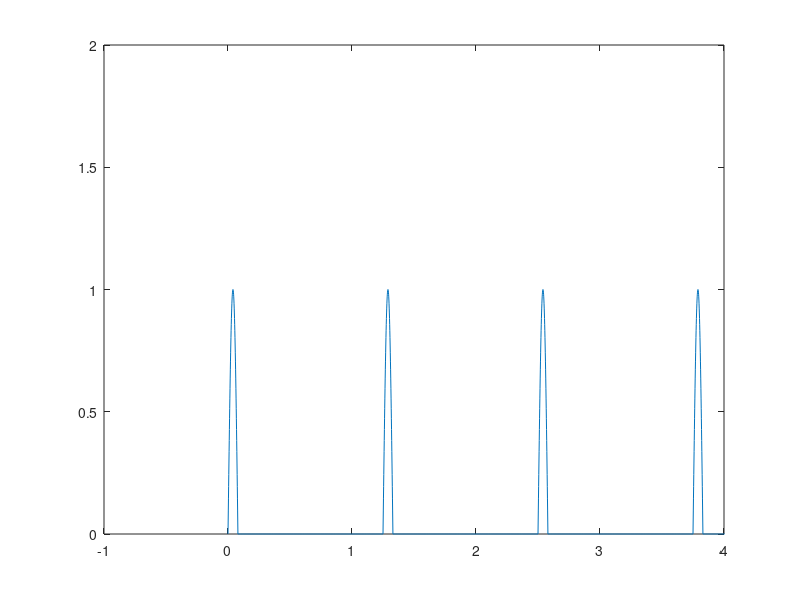
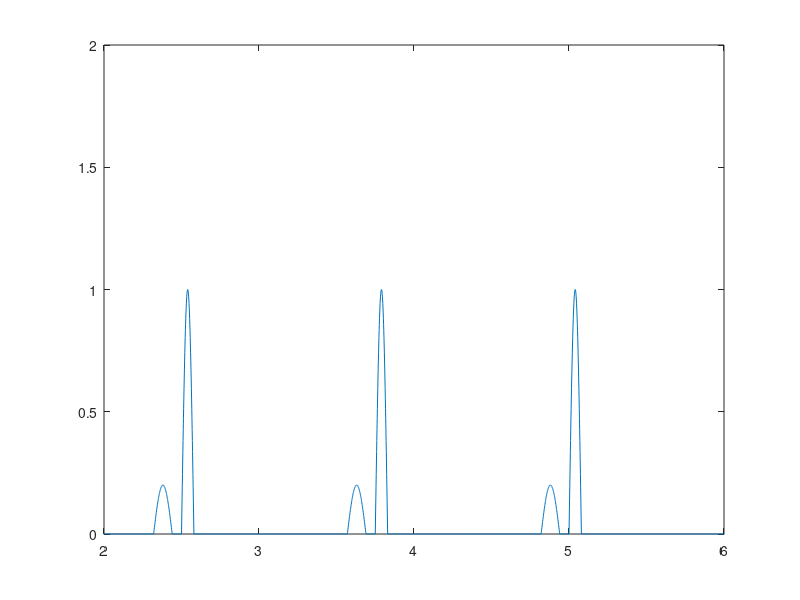
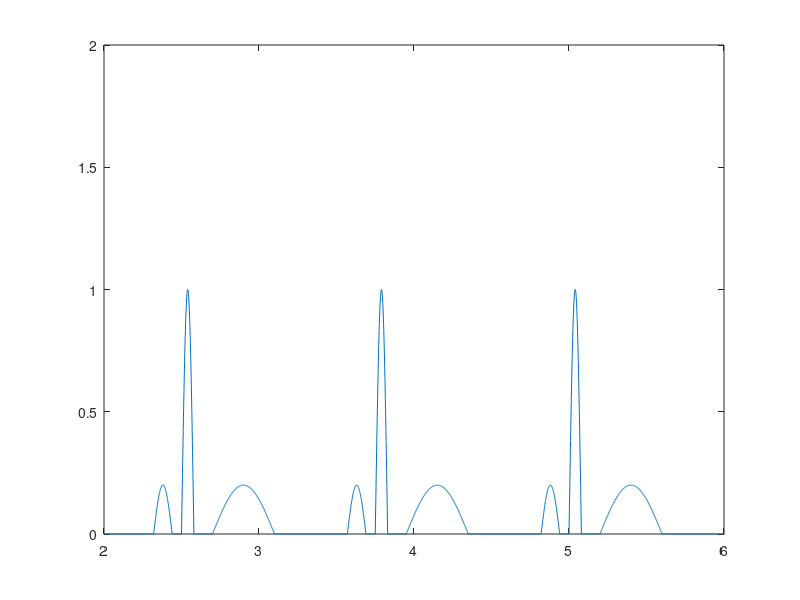
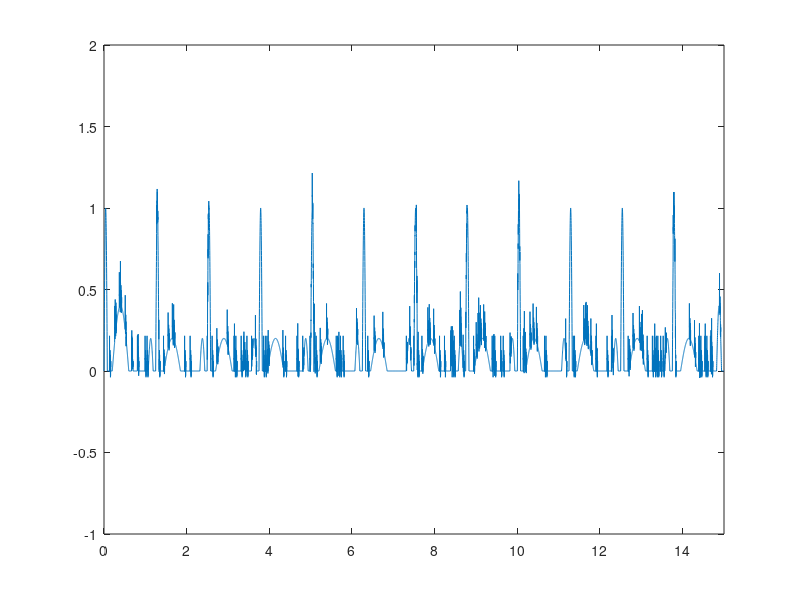

These charts were generated, in order, by the following MATLAB code: (Note: this script raises an error after producing the figures.)
%% Filter 50/60 Hz signal from ECG simulated data
% This script demonstrate how to filter a noisy ECG signal. Over the simulated ECG signal is added baseline noise, white noise and power line hum.
% The filtering method is shown bellow:
%
% <<D:\Facultate\VUB_sem1\Video,Image,Coding Systems\mini-project\Matlab\html\diagram_filter.jpg>>
%
% There are proposed three filtering methods: using a LMS filter with 2
% taps, with 4 taps and a filter with N taps.
% This raport was generated using Matlab publish function.

clear
close all
%% User controlled variables
% This section includes all the user variables. 

LPF_cutoff = 25; %ECG signal band => between 10 Hz and 25 Hz
HPF_cutoff = 1; % Baseline wander frequency is lower than 1Hz. Can be higher in special conditions (running)
LMS_conv = 0.009; % LMS convergence variable



%%
% *Baseline noise* is the short time variation of the baseline from a straight 
% line caused by electric signal fluctuations, lamp instability, temperature fluctuations and other factors.
%%
% *White noise* is a random signal having equal intensity at different frequencies, giving it a constant power spectral density.
%%
% An oscillating voltage in a conductor generates a magnetic field that will induce a small oscillating voltage in 
% nearby conductors, and this is how *electrical noise* in the environment shows up in the EEG.
% AC line current consists of sinusoidal oscillations at either 50 Hz or 60 Hz

%%
% Noise amplitudes for white noise, power line hum noise and baseline noise are
% defined bellow:
%
Noise_amplitude = 0.005; 
Mains_interference_amplitude = 8;
Baseline_wander_amplitude = 1;


f_baseline = 0.2; % baseline noise frequency
f_interference = 50; % power line frequency

%%
% The sampling rate has to be wisely chosen in order to obtain an exactly 90 degree
% phase shift for the reference signal.
%%
% *Example*
%%
% Fs=50*16 = 800 hz = 1.25 ms
% 50 hz -> 20ms => 20/1.25 = 16 samples/cycle => 16/4 = 4 -> 4 samples
% represents 90 degree phase shift
Fs = 50 * 16;  %sample rate
dt=1/Fs;
t=0:dt:15;
%%
% The reference 50/60 Hz signal is defined bellow:
ref = sin(2*pi*f_interference*t);

%%
% The European grid ranges from Portugal over Poland to Turkey. 
% It is fed with alternating current, which has a frequency of *approximately* 50.0 Hz
% In the following picture the maximum allowed frequency offset is presented.
%
% <<D:\Facultate\VUB_sem1\Video,Image,Coding Systems\mini-project\Matlab\html\frequenztabelle_05.png>>
%

%% 
% The interference noise is created as shown bellow. It contains the mains
% 50/60 Hz signal with an offset as mentioned previously. If the h variable
% is set to 1 the interference noise will also include the third harmonic
% of the 50/60 Hz signal.

h = 0;
f_offset1 = 0.0; % The maximum value should be +/- 0.2 Hz
f_offset2 = 0.0; % The maximum value should be +/- 0.2 Hz
interference_noise = Mains_interference_amplitude * sin (2*pi*(f_interference-f_offset1)*t) + ...
                     h * Mains_interference_amplitude * 0.2 *sin(2*pi*(3*f_interference-f_offset2)*t);

%% Create ECG simulated signal
% The ECG signal is simulated using according to the following picture:
%
% <<D:\Facultate\VUB_sem1\Video,Image,Coding Systems\mini-project\Matlab\html\ECG_timing.PNG>>
% 
%%
% P-R interval = 0.12 - 0.20 sec (3 - 5 small squares)
%%
% QRS width = 0.08 - 0.12 sec (2 - 3 small squares)
%%
% Q-T interval = 0.35 - 0.43 sec

Hearth_rate = 75;
ECG_period = Hearth_rate/60;
QRS_complex_duration = 0.08; % QRS complex duration is between 0.08 - 0.12 seconds
PR_duration = 0.12;  % PR duration is between 0.12 -0.20 seconds
QT_duration = 0.40; % QT duration is between 0.35 - 0.43 seconds

%%
% *Create QRS complex shape*
QRS_t = 0:dt:QRS_complex_duration;
QRS_f = 1/QRS_complex_duration;
QRS_waveform = sin(2*pi*QRS_f/2*QRS_t).*(QRS_t<=QRS_complex_duration);

%%
% *Create PR interval shape*
PR_t = 0:dt:PR_duration;
PR_f = 1/PR_duration;
PR_waveform = 0.2*sin(2*pi*PR_f/2*PR_t).*(PR_t<=PR_duration);

%%
% *Create QT interval shape*
QT_t = 0:dt:QT_duration;
QT_f = 1/QT_duration;
QT_waveform = 0.2*sin(2*pi*QT_f/2*QT_t).*(QT_t<=QT_duration);

%%
% *Create a vector that holds the exact location of the ECG pulse according to ECG_period*
time_location = double(0==mod(t,ECG_period));

%%
% *Create PR interval with respect to QRS complex position*
ECG_PR = conv(circshift(time_location,[0, -ceil(PR_duration/dt + PR_duration/(2*dt))]), PR_waveform);
ECG_PR = ECG_PR(1:length(ECG_PR) - length(PR_waveform) + 1);

%%
% *Create QT interval with respect to QRS complex position*
ECG_QT = conv(circshift(time_location,QT_duration/(2*dt)), QT_waveform);
ECG_QT = ECG_QT(1:length(ECG_QT) - length(QT_waveform) + 1);

%%
% *Repeat QRS complex according to ECG_period.*
ECG_waveform = conv(time_location, QRS_waveform);
figure
plot(t,ECG_waveform(1:end-length(QRS_waveform)+1));
axis([-1 4 0 2])
%%
% *Merge signals PR_QRS_QT*
%%
% Merge ECG_PR complex
ECG_waveform = ECG_waveform(1:length(ECG_waveform) - length(QRS_waveform) + 1) + ECG_PR;
figure
plot(t,ECG_waveform);
axis([2 6 0 2])
%%
% Merge ECG_QT complex
ECG_waveform = ECG_waveform + ECG_QT;
figure
plot(t,ECG_waveform);
axis([2 6 0 2])

%%
% *Add signal noise: random noise, interference noise and baseline noise*

ECG_artifact = Noise_amplitude * randn(size(t)) + interference_noise + Baseline_wander_amplitude * sin(2*pi*f_baseline*t);
ECG_waveform_final = ECG_waveform + ECG_artifact;

%% Add electrode coupling noise
F = 10e3;
t1=0:dt:0.03;
r1 = randi([1 10000],1,length(t));
time_location = double(0==mod(r1,80));
signal1 = 0.01 * sin(2*pi*900*t1) + 0.05 + 0.05 * randn(size(t1));

signal = conv(time_location, signal1);
signal = signal(1:length(signal) - length(signal1) + 1);

ECG_validation_waveform = signal+ECG_waveform;
ECG_waveform_final = ECG_waveform_final + signal;
%ECG_identification = ECG_waveform + signal;
save('ecg_waveform.mat','ECG_waveform');
figure
plot(t,ECG_validation_waveform);
axis([0 15 -1 2]);

Options = tfestOptions;           
Options.Display = 'on';           
Options.WeightingFilter = [];     
                                   
%tf2 = tfest(mydata, 6, 5, Options)
%idd_data = iddata(ECG_waveform_noise,ECG_waveform,dt);
% h = tf(tf1.Numerator,tf1.Denominator,dt);
% 
% lsim_out = lsim(h,ECG_waveform_final,t);

%% Low pass filtering and high pass filtering

%% 
% The filtering method uses a LPF and a HPF. A 6 pole filter is used first.
% The output can be seen bellow:
[b,a] = butter(6, LPF_cutoff/(Fs/2));
%freqz(b,a)
ECG_LPF = filter(b, a, ECG_waveform_final );

[b,a] = butter(6, HPF_cutoff/(Fs/2),'high');
%freqz(b,a)
ECG_HPF = filter(b, a, ECG_LPF );
figure
plot(t,ECG_HPF);

%%
% From an embedded system solution a 2 pole filter is preffered. A 2 pole
% filter would be much more easier to implement in hardware. Also for a
% higher order filter (e.g 6) the output ECG signal tends to ring.
[b,a] = butter(2, LPF_cutoff/(Fs/2));
%freqz(b,a)
ECG_LPF = filter(b, a, ECG_waveform_final );

[b,a] = butter(2, HPF_cutoff/(Fs/2),'high');
%freqz(b,a)
ECG_HPF = filter(b, a, ECG_LPF );
figure
plot(t,ECG_HPF);
%% LMS 2 tap
%%
% The LMS filtering approach is a narrow band filter that works only with frequencies near f_interference
%%
% For the 2 tap filter - adjust b1 and b2 coefficients for in phase ref(i) and 90 degree
% phase shift ref(i-4) signal 
% For instance, if interference signal from ECG_HPF would be in phase with the ref signal
% then b2 would be 0 and b1 would be Mains_interference_amplitude/ref_amplitude.

b1 = 0;
b2 = 0;

for i=5:length(t)
    
    ECG_out(i) = ECG_HPF(i) - (b1*ref(i) + b2*ref(i-4)) ; 
    %b1 = b1 + LMS_conv*ECG_out(i)*sign(ref(i));
    %b2 = b2 + LMS_conv*ECG_out(i)*sign(ref(i-4));
    b1 = b1 + LMS_conv*ECG_out(i)*ref(i);
    b2 = b2 + LMS_conv*ECG_out(i)*ref(i-4);
       
end


%% LMS 4 taps
a1 = 0;
a2 = 0;
a3 = 0;
a4 = 0;
for i=13:length(t)
    
    ECG_4tap(i) = ECG_HPF(i) -  (a1*ref(i) + a2*ref(i-4) + a3*ref(i-8) + a4*ref(i-12));
    a1 = a1 + LMS_conv*ECG_4tap(i)*(ref(i));
    a2 = a2 + LMS_conv*ECG_4tap(i)*(ref(i-4));
    a3 = a3 + LMS_conv*ECG_4tap(i)*(ref(i-8));
    a4 = a4 + LMS_conv*ECG_4tap(i)*(ref(i-12));
    
end

%% LMS n taps
%figure
n = 20;
h = zeros(1,n+1);
offset = 0:-1:-n;
for i=n+1:length(t)
    % keep a history buffer
    buffer = ref(i+offset);
    ECG_ntap(i) = ECG_HPF(i) - dot(h,buffer);
    h = h + LMS_conv * ECG_ntap(i) * buffer;
end

%plot(t,ECG_ntap,'red');

n = 200;
h = zeros(1,n+1);
offset = 0:-1:-n;
for i=n+1:length(t)
    % keep a history buffer
    buffer = ref(i+offset);
    ECG_ntap(i) = ECG_HPF(i) - dot(h,buffer);
    h = h + LMS_conv * ECG_ntap(i) * buffer;
end
%hold on
%plot(t,ECG_ntap,'black');
%%
% The tap order of the filter can reduce the frequency offset of the
% interference noise. For instance, for a f_offset of 0.7 Hz the output of
% a 200 tap filter and a 20 tap filter can be seen bellow:
%
% <<D:\Facultate\VUB_sem1\Video,Image,Coding Systems\mini-project\Matlab\html\LMS_ntap.png>>
%

% smoothdata - not mandatory, just for eye comparation
% ECG_out  = smoothdata(ECG_out);
% ECG_4tap = smoothdata(ECG_4tap);
% ECG_ntap = smoothdata(ECG_ntap);

%% System identification

%data = iddata(ECG_waveform_final,ECG_waveform,dt);
%a = idtf(tf1.Numerator,tf1.Denominator);
%y = sim(tf1,ECG_waveform);
%sys = tfest(data,1);
% num = sys.Numerator;
% den = sys.den;
% sys.Report

% hz = tf(tf1.Numerator,tf1.Denominator, Fs)
% [y,t]=lsim(hz,ECG_waveform_final);
% stem(t,y);

%% Output plots
%%
% *ECG signal filtering when interference frequency is equal to reference signal 50/60Hz*

% figure
% plot(t,lsim_out);
figure
subplot(4,1,1);
plot(t,ECG_waveform_final);
title("ECG signal with random noise, power line noise and baseline noise");
subplot(4,1,2);
plot(t,ECG_LPF);
title("ECG signal after low pass filtering");
subplot(4,1,3)
plot(t,ECG_HPF);
title("ECG signal after high pass filtering");
subplot(4,1,4);
plot(t,ECG_out,'y');
title("ECG signal after LMS filtering");
hold on
plot(t,ECG_waveform,'r');
hold on
plot(t,ECG_4tap,'b');
hold on
plot(t,ECG_ntap,'black');
legend('Filtered signal 2LMS','Simulated signal', 'Filtered signal 4LMS', 'Filtered signal NLMS');
set(gcf,'Position',[380 80 800 680]);
%saveas(gcf,'ECG_filtering.png');
%%
%
% <<D:\Facultate\VUB_sem1\Video,Image,Coding Systems\mini-project\Matlab\N_tap_filter_f_offset_0.png>>
%
%%
%
% <<D:\Facultate\VUB_sem1\Video,Image,Coding Systems\mini-project\Matlab\N_tap_filter_f_offset.png>>
%


%% AR model

% sys = ar(ECG_waveform,4);
% covar = sys.Report.Parameters.FreeParCovariance;

% y = iddata(ECG_waveform');
% z = iddata(ECG_waveform_final')
% na = 1;
% nb = 1;
% nc = 1;
% nk = 1;
% sys_armax = armax(y,[4 1])
% figure

% compare(y,sys,4);
% figure
% compare(y,sys_armax,4);
% figure
% spectrum(sys)
% y = iddata(ECG_validation_waveform');
% z = iddata((ECG_validation_waveform-ECG_waveform)')
% 
% 
% sys = ar(ECG_waveform,4,'ls');
% 
% x1 = compare(z,sys,6)
% x2 = compare(y,sys,4);
% 
% %t = iddata(t');
% noise = x2.y' - ECG_waveform;
% figure
% plot(t,x1.y);
% hold on
% plot(t,signal);
% figure
% plot(t,x2.y);
% hold on
% plot(t,ECG_validation_waveform);
% figure
% plot(t,noise);
% 
% ECG_waveform = ECG_validation_waveform - noise;
% figure
% plot(t,ECG_waveform);
% %% ARMA
% Mdl = arima(1,0,1)
% EstMdl1 = estimate(Mdl,ECG_waveform');
% summarize(EstMdl1)
% EstMdl2 = estimate(Mdl,ECG_artifact');
% summarize(EstMdl2)
% X = smooth(EstMdl1,ECG_waveform);
% % [y,e,v] = simulate(Mdl,100);
% % Z = e./sqrt(v);
% % [Y,E,V] = filter(Mdl,Z)
% % plot(t,Y);
